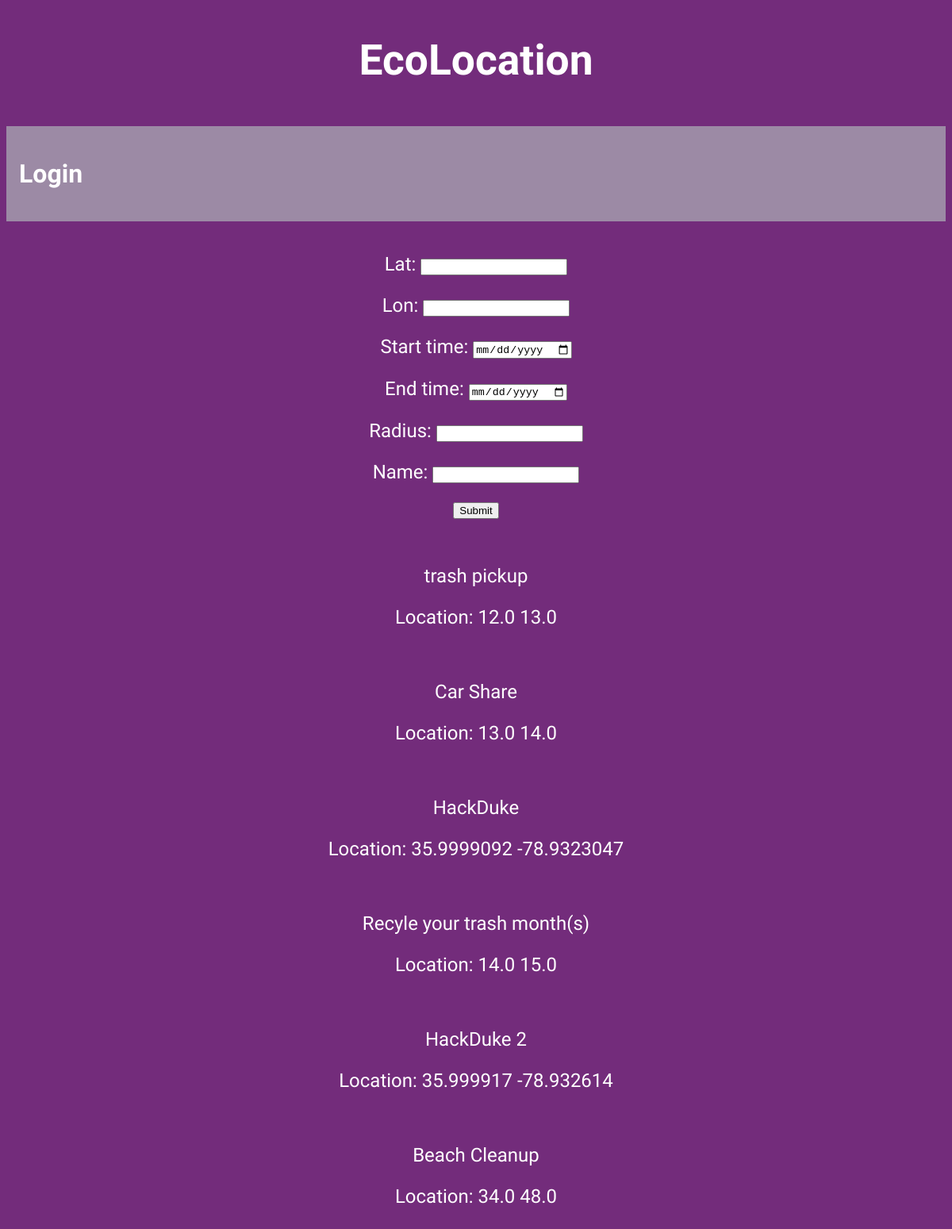
The app's page /make_event, older data.
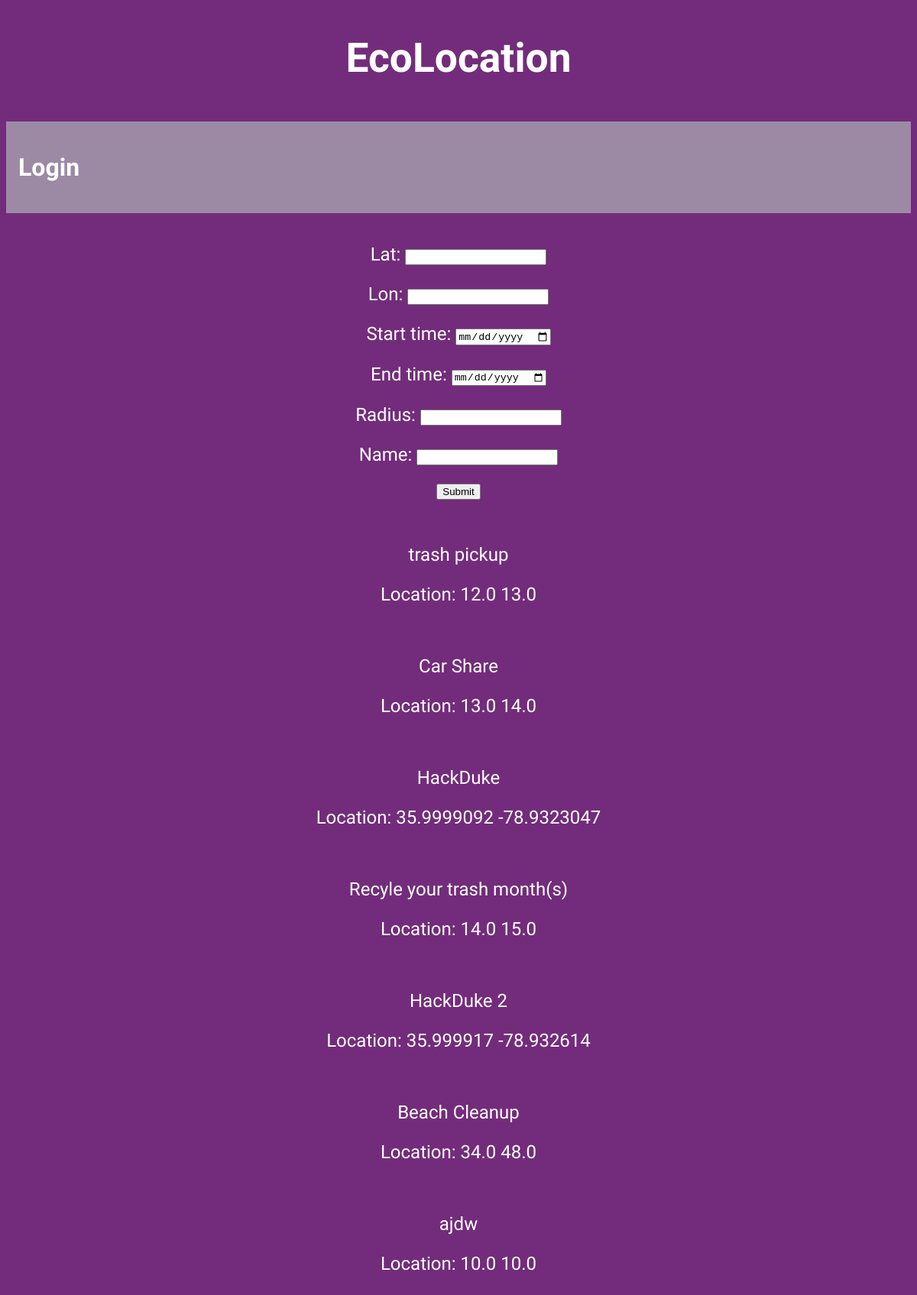
The same page, newer data.
### ecolocation/models.py (models this page shows, shortened)
class Event(models.Model):
    name = models.CharField(max_length=100)
    lat = models.FloatField()
    lon = models.FloatField()
    start_time = models.DateField()
    end_time = models.DateField()
    num_joined = models.IntegerField(default=0)
    radius = models.FloatField()  # Miles

### ecolocation/views.py (the view)
# urls.py: path('make_event', views.create_event, name='make_event'),
def create_event(request):
    g = Event.objects.all()
    context = {"event_table": EventForm, "all_events": g,}
    return render(request, 'events/make_event.html', context)

### templates/events/make_event.html (shortened to what this page needs)
{% extends "base.html" %}
{% block content %}
<form action="/make_event/" method="post">
  <table>
    {{ event_table.as_p }}
  </table>
  <input type="submit" value="Submit">
</form>
<br>
{% for m in all_events %}
<p>{{m.name}}</p>
<p>Location: {{m.lat}} {{m.lon}}</p>
{% endfor %}
{% endblock %}

### templates/base.html (shortened to what this page needs)
{% load static %}
<html>
  <head>
    <link rel="stylesheet" type="text/css" href="{% static 'css/style.css' %}">
    <div class="nav">
     <button class="logo" onclick="window.location.href='/'"><h1>EcoLocation</h1></button><br>
    {% if user.is_authenticated %}
    <ul>
      <li><h2><a href="{% url 'logout' %}">Logout</a></h2></li>
      <li><h2><a href="{% url 'make_event' %}">New Event</a></h2></li>
      <li><h2><a href="{% url 'check_event' %}">Attend</a></h2></li>
      <li><h2><a href="{% url 'view_tags_single' %}">Bats</a></h2></li>
      <li><h2><a href="{% url 'about' %}">About</a></h2></li>
    </ul>
    </div>
    {% else %}
    <ul>
      <li><h2><a href="{% url 'login' %}">Login</a></h2></li>
    </ul>
    {% endif %}
  </head>
  <body>
    <main>
      {% block content %}
      {% endblock %}
    </main>
  </body>
</html>

### static/css/style.css (style rules this page uses)
body { background-color: #732C7B; }
div { display: inline-block; }
p { text-align: center; }
button { text-align: center; background-color: rgba(0,0,0,0); border: none; }
h1 { font-family: 'Exo 2', sans-serif; text-align: center; color: #ffffff; font-size: 4em; }
h2 { font-family: 'Exo 2', sans-serif; text-align: center; color: #ffffff; font-size: 2em; }
p { font-size: 1.5em; font-family: 'Exo 2', sans-serif; color: #ffffff; }
ul { list-style-type: none; padding: 0; overflow: hidden; background-color: #9C8AA5; display: inline-block; margin-left: auto; margin-right: auto; width: 100%; }
li { float: left; text-align: center; }
li a { display: block; color: white; text-align: center; padding: 14px 16px; text-decoration: none; }
.logo { text-align: center; margin-left: 10%; margin-right: 10%; }
.nav { text-align: center; width: 100%; }

Row changes from the older to the newer data that the page shows:
added Event: name "ajdw", lat "10.0", lon "10.0"
